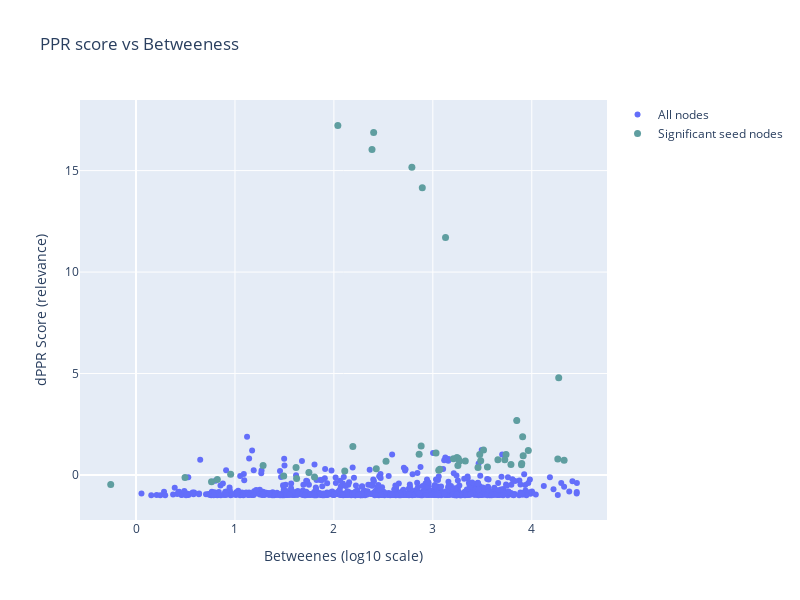

Write notebook code for a chart like this one.
### Markdown cell above
##### Centrality distribution of PPR scores

### Code cell
score = "dPPR"

fig = go.Figure(data=go.Scatter(y=final_score.loc[(cf_centralities_measure["Betweeness"]>0) & (final_score["Is seed"] == False)][score],
                                x=np.log10(cf_connected_graph.betweenness())[(np.log10(cf_connected_graph.betweenness()) > 0) & (final_score["Is seed"] == False)],
                                mode='markers',
                                hovertext=final_score.loc[(cf_centralities_measure["Betweeness"]>0) & (final_score["Is seed"] == False) ]["UniprotID"],
                                name="All nodes"))

# Update figure's layout
fig.update_layout(title='PPR score vs Betweeness',
    yaxis_title=f'{score} Score (relevance)',
    xaxis_title='Betweenes (log10 scale)',
    width=800,  # Width in pixels
    height=600  # Height in pixels
)

# Add a trace to identify significant (p_val <= 0.05) nodes
fig.add_trace(go.Scatter(
    y=final_score.loc[(final_score["P_value"] <= 0.05)][score],
    x=np.log10(cf_connected_graph.betweenness())[(final_score["P_value"] <= 0.05)],
    mode='markers',
    name='Significant seed nodes',
    marker=dict(color='cadetblue', size=7, symbol='circle'),
    hovertext=[f"{id} - {p_val}" for id,p_val in zip(final_score.loc[(final_score["P_value"] <= 0.05)]["UniprotID"],final_score.loc[(final_score["P_value"] <= 0.05) & (final_score["Is seed"] == True)]["P_value"])]
))

# Add a trace to identify non-significant seed nodes
"""fig.add_trace(go.Scatter(
    y=final_score.loc[(final_score["P_value"] > 0.05) & (final_score["Is seed"] == True)][score],
    x=np.log10(cf_centralities_measure.loc[(final_score["P_value"] > 0.05)]["Betweeness"]),
    mode='markers',
    name='Non-significant nodes',
    marker=dict(color='wheat', size=7, symbol='circle'),
    hovertext=[f"{id} - {p_val}" for id,p_val in zip(final_score.loc[(final_score["P_value"] > 0.05) & (final_score["Is seed"] == True)]["UniprotID"],final_score.loc[(final_score["P_value"] <= 0.05)& (final_score["Is seed"] == False)]["P_value"])]
))"""

# Add a trace to identify FDR corrected significant nodes
"""fig.add_trace(go.Scatter(
    y=final_score.loc[final_score["FDR score"] <= 0.05][score],
    x=np.log10(cf_centralities_measure.loc[final_score["FDR score"] <= 0.05]["Betweeness"]),
    mode='markers',
    name='FDR significant nodes',
    marker=dict(color='forestgreen', size=7, symbol='circle'),
    hovertext=[f"{id} - {p_val}" for id,p_val in zip(final_score.loc[final_score["FDR score"] <= 0.05]["UniprotID"],final_score.loc[final_score["FDR score"] <= 0.05]["FDR score"])]
))
"""

# Add a trace to identify non-seed significant nodes
"""fig.add_trace(go.Scatter(
    y=final_score.loc[(final_score["P_value"] <= 0.05) & (final_score["Is seed"] == False)][score],
    x=np.log10(cf_centralities_measure.loc[(final_score["P_value"] <= 0.05) & (final_score["Is seed"] == False)]["Betweeness"]),
    mode='markers',
    name='Non-seed significant nodes',
    marker=dict(color='purple', size=7, symbol='circle'),
    hovertext=[f"{id} - {p_val}" for id,p_val in zip(non_seed_rel,final_score.loc[(final_score["P_value"] <= 0.05) & (final_score["Is seed"] == False)]["P_value"])]
))"""

"""fig = go.Figure(data=go.Scatter(y=final_score.loc[~final_score["UniprotID"].isin([name for name in memint_name]+neighbor_names+[cftr])]["PageRank"],
                                x=np.log10(cf_centralities_measure.loc[~cf_centralities_measure["UniprotID"].isin([name for name in memint_name]+neighbor_names+[cftr])]["Betweeness"]),
                                mode='markers',
                                hovertext=cf_connected_graph.vs["name"],
                                name="All nodes"))
fig.update_layout(title='PPR score vs Betweeness',
    yaxis_title='Page Rank Score (relevance)',
    xaxis_title='Betweenes (log10 scale)',
    width=800,  # Width in pixels
    height=600  # Height in pixels
)

fig.add_trace(go.Scatter(
    y=final_score.loc[final_score["UniprotID"].isin(cf_neighbors)]["PageRank"],
    x=np.log10(cf_centralities_measure.loc[cf_centralities_measure["UniprotID"].isin(cf_neighbors)]["Betweeness"]),#final_score.loc[final_score["UniprotID"].isin(cf_neighbors)]["PageRank"],
    mode='markers',
    name='Membrane interactors',
    marker=dict(color='purple', size=7, symbol='square'),
    hovertext=cf_neighbors
))
"""
fig.show()

print(ezr,nherf1,cftr)

### Figure 1 — Plotly figure (JSON) as saved in the notebook; plotly's stock layout.template omitted (floating-point values rounded to 4 significant figures; data arrays with more than 128 entries replaced by an {"elided": "..."} marker saying what was removed)
{"data": [{"hovertext": {"elided": "807 str values"}, "mode": "markers", "name": "All nodes", "type": "scatter", "x": {"elided": "830 float values"}, "y": {"elided": "807 float values"}}, {"hovertext": ["P07900 - 6.315087424257904e-05", "Q6NUS6 - 0.03687961403080875", "O95433 - 0.04838958268015736", "P22303 - 0.016522316878178955", "P15336 - 0.0012672158911475329", "P38646 - 0.002001571326336715", "P13569 - 0.005495175113802042"], "marker": {"color": "cadetblue", "size": 7, "symbol": "circle"}, "mode": "markers", "name": "Significant seed nodes", "type": "scatter", "x": [3.913, 3.848, 1.747, -0.2556, 3.74, 3.032, 4.272, 4.263, 3.244, 3.06, 3.474, 1.623, 3.484, 0.8219, 4.327, 3.789, 3.257, 1.804, 1.284, 3.328, 3.898, 3.512, 1.617, 0.4954, 1.493, 0.7632, 3.07, 3.658, 3.208, 0.9564, 3.965, 3.908, null, 2.11, null, 3.552, 2.788, 2.882, 2.04, 3.269, 3.456, 3.896, 3.253, 2.402, 2.192, 2.861, 3.727, null, 2.428, 3.128, 2.893, 2.527, 2.385], "y": [0.9423, 2.685, 0.1265, -0.471, 1.005, 1.078, 4.786, 0.7814, 0.8671, 0.2269, 1.005, -0.1773, 0.7055, -0.2254, 0.7227, 0.5203, 0.8171, -0.09788, 0.4677, 0.6919, 0.5638, 1.23, 0.3681, -0.1279, -0.04823, -0.3321, 0.283, 0.7452, 0.8009, 0.04158, 1.207, 1.889, -0.06806, 0.1971, -0.4232, 0.3909, 15.17, 1.427, 17.23, 0.6916, 0.366, 0.5054, 0.4699, 16.88, 1.402, 1.023, 0.7486, -0.4859, 0.3067, 11.7, 14.15, 0.6822, 16.04]}], "layout": {"height": 600, "title": {"text": "PPR score vs Betweeness"}, "width": 800, "xaxis": {"title": {"text": "Betweenes (log10 scale)"}}, "yaxis": {"title": {"text": "dPPR Score (relevance)"}}}}
